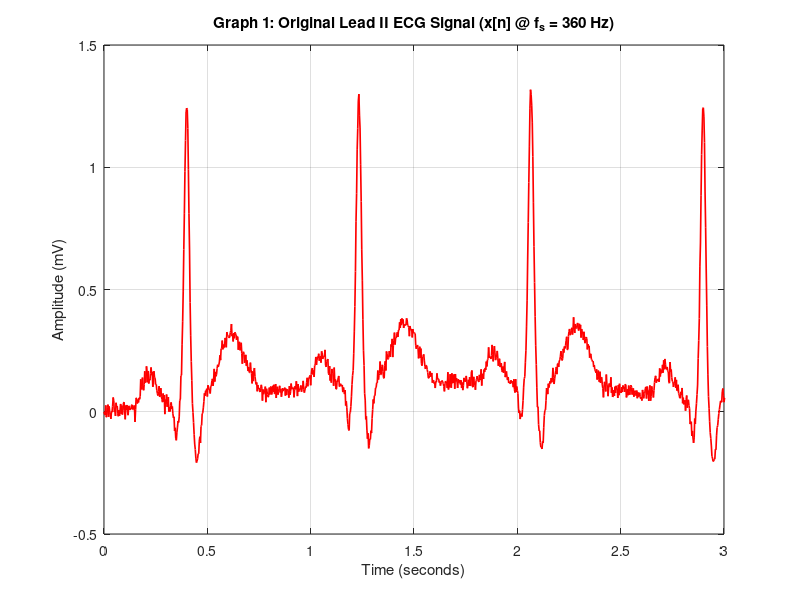
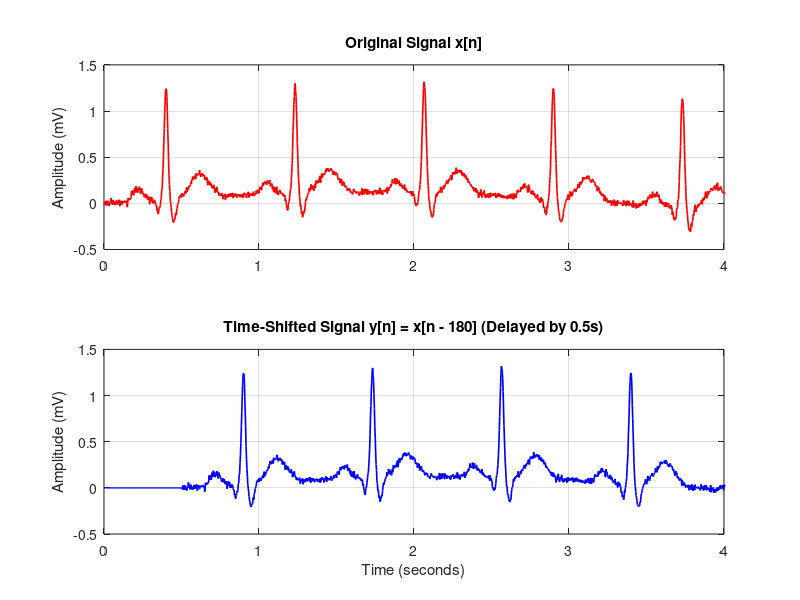
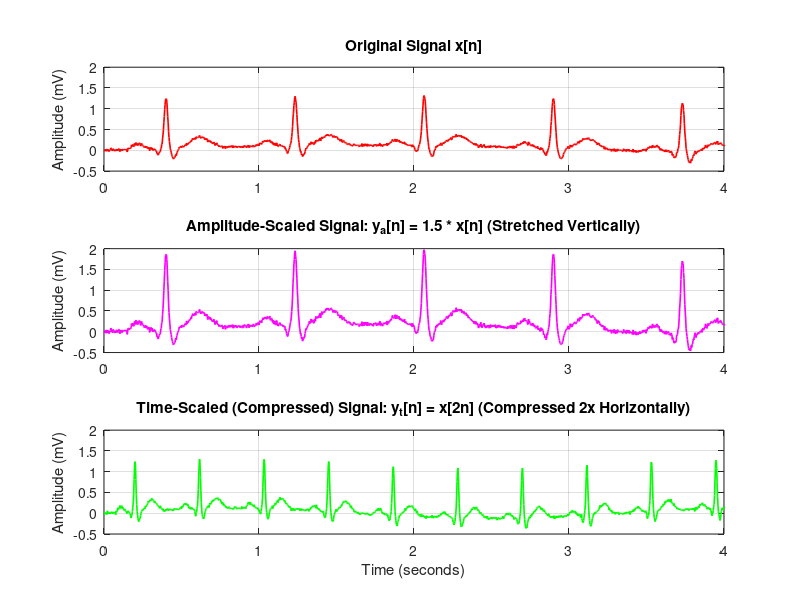
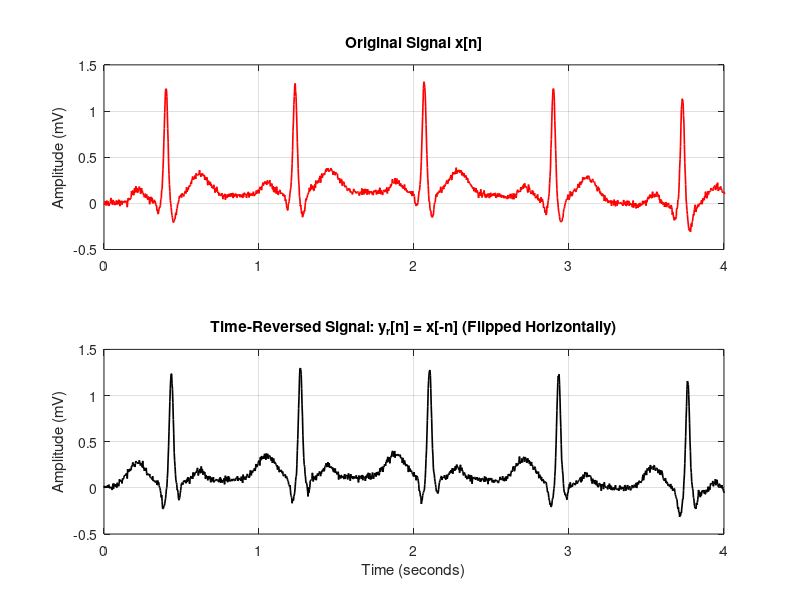

Source code (MATLAB) for these figures, in order:
%% =========================================================================
%  SIGNALS AND SYSTEMS INDIVIDUAL PROJECT 1
%  PROJECT TITLE: ANALYSIS OF HUMAN ECG SIGNALS
%  CHAPTER 9: MATLAB SIMULATION SCRIPT
%  =========================================================================
%  Name: CARL-FRED KOFI BAWUAH
%  Electrical and Electronics Engineering
%  Date: Friday, 17th July, 2026
%  =========================================================================

clear; clc; close all;

%% 1. CORE SIGNAL PARAMETERS (Chapter 2 & 3)
fs = 360;                       % Sampling frequency (360 Hz)
T = 1 / fs;                     % Sampling period (2.78 ms)
duration = 10;                  % Duration of window (10 seconds)
t = 0:T:(duration - T);          % Continuous-time analog time axis
N = length(t);                  % Total number of samples (3600 samples)
n = 0:(N-1);                    % Discrete-time sample index

% Heart rate settings (72 BPM -> R-R interval of 0.833 seconds)
rr_interval = 0.833;            

%% 2. MATHEMATICAL MODEL OF SINGLE HEARTBEAT (Section 3.1 & 7.1)
% Gaussian pulse parameters: [amplitude (mV), time center (s), width (s)]
P_wave = [0.12,  -0.18,  0.035];
Q_wave = [-0.15, -0.05,  0.010];
R_wave = [1.20,   0.00,  0.012]; % High-amplitude QRS Spike
S_wave = [-0.25,  0.05,  0.015];
T_wave = [0.25,   0.22,  0.060];

% Pulse generator lambda function
gaussian_pulse = @(t_val, wave) wave(1) * exp(-(t_val - wave(2)).^2 / (2 * wave(3)^2));

%% 3. TILE CARDIAC CYCLES & ADD NOISE (Section 5.3 & 10.3)
ecg_clean = zeros(1, N);
r_peak_times = 0.4 : rr_interval : (duration - 0.2); % Placement of R-peaks

% Superposition of individual beats
for r_time = r_peak_times
    t_shifted = t - r_time; % Time shifting to place each beat
    ecg_clean = ecg_clean + ...
                gaussian_pulse(t_shifted, P_wave) + ...
                gaussian_pulse(t_shifted, Q_wave) + ...
                gaussian_pulse(t_shifted, R_wave) + ...
                gaussian_pulse(t_shifted, S_wave) + ...
                gaussian_pulse(t_shifted, T_wave);
end

% Add baseline drift (breathing) and high-frequency EMG noise
rng(42); % Seed for consistent noise generation
baseline_drift = 0.12 * sin(2 * pi * 0.15 * t); % Slow 0.15 Hz wander
emg_noise = 0.02 * randn(1, N);                 % Random physical noise
ecg_noisy = ecg_clean + baseline_drift + emg_noise; % Final recorded ECG signal

%% 4. GRAPH 1: ORIGINAL ECG SIGNAL (Section 9.1.1)
figure('Position', [100, 100, 900, 450]);
plot(t, ecg_noisy, 'r-', 'LineWidth', 1.2);
grid on;
title('Graph 1: Original Lead II ECG Signal (x[n] @ f_s = 360 Hz)');
xlabel('Time (seconds)');
ylabel('Amplitude (mV)');
xlim([0 3]); % Zoomed to 3 seconds so waves are clearly visible
%% 5. GRAPH 2: TIME-SHIFTED SIGNAL (Section 6.1 & 9.1.2)
% We shift the signal by delay_time seconds (t0 > 0)
delay_time = 0.5;                      % 0.5 seconds delay (shifting right)
shift_samples = round(delay_time * fs); % Convert time delay to discrete samples

% Pre-allocate the shifted signal array with zeros (matches signal length N)
ecg_shifted = zeros(1, N);

% Apply the shift mathematically: y[n] = x[n - n0]
% The first 'shift_samples' positions will remain 0 (representing the delay)
ecg_shifted((shift_samples + 1):end) = ecg_noisy(1:(end - shift_samples));

% Plot the original and shifted signals vertically for clean comparison
figure('Position', [150, 150, 900, 500]);

subplot(2,1,1);
plot(t, ecg_noisy, 'r-', 'LineWidth', 1.2);
grid on;
title('Original Signal x[n]');
ylabel('Amplitude (mV)');
xlim([0 4]); % Zoomed to 4 seconds to inspect the shift clearly

subplot(2,1,2);
plot(t, ecg_shifted, 'b-', 'LineWidth', 1.2);
grid on;
title(['Time-Shifted Signal y[n] = x[n - ', num2str(shift_samples), '] (Delayed by ', num2str(delay_time), 's)']);
xlabel('Time (seconds)');
ylabel('Amplitude (mV)');
xlim([0 4]); % Zoomed to the same range to show the 0.5s shift
%% 6. GRAPH 3: AMPLITUDE & TIME-SCALED SIGNAL (Section 6.3, 6.4 & 9.1.3)
% --- Amplitude Scaling ---
A_factor = 1.5;                        % Amplification factor (1.5x gain)
ecg_amp_scaled = A_factor * ecg_noisy; % y_amp[n] = A * x[n]

% --- Time Scaling (Compression / Down-sampling) ---
m_factor = 2;                          % Compression factor (keeps every 2nd sample)
ecg_time_scaled = ecg_noisy(1:m_factor:end); % Down-sample the signal array

% To visually show compression (making it play 2x faster in time):
% We plot the compressed samples against the original time spacing starting from t = 0
t_compressed = t(1:length(ecg_time_scaled)); 

% Plotting the results with FIXED limits so changes are visually obvious!
figure('Position', [200, 200, 900, 650]);

% Subplot 1: Original Signal
subplot(3,1,1);
plot(t, ecg_noisy, 'r-', 'LineWidth', 1.2);
grid on;
title('Original Signal x[n]');
ylabel('Amplitude (mV)');
xlim([0 4]); % Zoom to 4 seconds
ylim([-0.5 2.0]); % Fixed y-limits to compare heights fairly!

% Subplot 2: Amplitude-Scaled Signal (Vertical expansion is now obvious!)
subplot(3,1,2);
plot(t, ecg_amp_scaled, 'm-', 'LineWidth', 1.2);
grid on;
title(['Amplitude-Scaled Signal: y_a[n] = ', num2str(A_factor), ' * x[n] (Stretched Vertically)']);
ylabel('Amplitude (mV)');
xlim([0 4]);
ylim([-0.5 2.0]); % Same y-limits as original to show the 1.5x boost!

% Subplot 3: Time-Scaled Signal (Horizontal compression is now obvious!)
subplot(3,1,3);
plot(t_compressed, ecg_time_scaled, 'g-', 'LineWidth', 1.2);
grid on;
title(['Time-Scaled (Compressed) Signal: y_t[n] = x[', num2str(m_factor), 'n] (Compressed 2x Horizontally)']);
xlabel('Time (seconds)');
ylabel('Amplitude (mV)');
xlim([0 4]); % Same x-limits to show the compression!
ylim([-0.5 2.0]);
%% 7. GRAPH 4: TIME-REVERSED SIGNAL (Section 6.2 & 9.1.4)
% Time reversal: Flip the signal array horizontally from end to start
ecg_reversed = ecg_noisy(end:-1:1);

% Plotting the original and time-reversed signals side-by-side (vertically)
figure('Position', [250, 250, 900, 500]);

% Subplot 1: Original Signal
subplot(2,1,1);
plot(t, ecg_noisy, 'r-', 'LineWidth', 1.2);
grid on;
title('Original Signal x[n]');
ylabel('Amplitude (mV)');
xlim([0 4]); % Zoom to first 4 seconds for a clear visual comparison

% Subplot 2: Time-Reversed Signal
subplot(2,1,2);
plot(t, ecg_reversed, 'k-', 'LineWidth', 1.2);
grid on;
title('Time-Reversed Signal: y_r[n] = x[-n] (Flipped Horizontally)');
xlabel('Time (seconds)');
ylabel('Amplitude (mV)');
xlim([0 4]); % Zoom to first 4 seconds to inspect the reversed shape
%% 8. GRAPH 5: EVEN AND ODD COMPONENTS (Section 6.5 & 9.1.5)
% Calculate Even and Odd parts using original and reversed signals
ecg_even = 0.5 * (ecg_noisy + ecg_reversed);
ecg_odd  = 0.5 * (ecg_noisy - ecg_reversed);

% Plotting the results
figure('Position', [300, 100, 900, 700]);

% Subplot 1: Original Signal
subplot(3,1,1);
plot(t, ecg_noisy, 'r-', 'LineWidth', 1.2);
grid on;
title('Original Signal x[n]');
ylabel('Amplitude (mV)');
xlim([0 4]); % Zoom to 4 seconds for consistency

% Subplot 2: Even Component (Symmetric)
subplot(3,1,2);
plot(t, ecg_even, 'b-', 'LineWidth', 1.2);
grid on;
title('Even Component: x_e[n] = 0.5 * (x[n] + x[-n])');
ylabel('Amplitude (mV)');
xlim([0 4]);

% Subplot 3: Odd Component (Anti-symmetric)
subplot(3,1,3);
plot(t, ecg_odd, 'g-', 'LineWidth', 1.2);
grid on;
title('Odd Component: x_o[n] = 0.5 * (x[n] - x[-n])');
xlabel('Time (seconds)');
ylabel('Amplitude (mV)');
xlim([0 4]);
%% 9. GRAPH 6: MOVING AVERAGE FILTER (Section 7.1 & 9.2.1)
% Define the window size (number of points to average)
M = 5; 

% Create the filter coefficients: b is an array of 1/M repeated M times, a is 1
b = (1/M) * ones(1, M);
a = 1;

% Apply the Moving Average filter using MATLAB's built-in 'filter' function
ecg_ma_filtered = filter(b, a, ecg_noisy);

% Plotting the original noisy signal vs the Moving Average filtered signal
figure('Position', [350, 150, 900, 600]);

% Subplot 1: Noisy ECG Signal (What we are trying to fix)
subplot(2,1,1);
plot(t, ecg_noisy, 'r-', 'LineWidth', 1.2);
grid on;
title('Noisy ECG Signal (With Baseline Drift & Muscle Noise)');
ylabel('Amplitude (mV)');
xlim([0 4]); % Zoom to 4 seconds to inspect the noise closely
ylim([-1.0 2.0]);

% Subplot 2: Filtered ECG Signal (Smooth and clean!)
subplot(2,1,2);
plot(t, ecg_ma_filtered, 'b-', 'LineWidth', 1.2);
grid on;
title(['Filtered Signal: ', num2str(M), '-Point Moving Average Filter']);
xlabel('Time (seconds)');
ylabel('Amplitude (mV)');
xlim([0 4]); % Zoom to the same 4 seconds for a fair comparison
ylim([-1.0 2.0]);
%% 10. GRAPH 7: IIR FILTER (Section 7.2 & 9.2.2)
% Define the smoothing coefficient (alpha)
% A higher alpha (closer to 1) means smoother output but slightly more delay
alpha = 0.85; 

% Set up the filter coefficients based on the difference equation:
% y[n] - alpha*y[n-1] = (1 - alpha)*x[n]
b = 1 - alpha;      % Feedforward coefficient
a = [1, -alpha];    % Feedback coefficients

% Apply the IIR filter using MATLAB's built-in filter function
ecg_iir_filtered = filter(b, a, ecg_noisy);

% Plotting the original noisy signal vs the IIR filtered signal
figure('Position', [400, 100, 900, 600]);

% Subplot 1: Noisy ECG Signal
subplot(2,1,1);
plot(t, ecg_noisy, 'r-', 'LineWidth', 1.2);
grid on;
title('Noisy ECG Signal (With Baseline Drift & Muscle Noise)');
ylabel('Amplitude (mV)');
xlim([0 4]); % Zoom to 4 seconds
ylim([-1.0 2.0]);

% Subplot 2: Filtered ECG Signal (Notice how clean the baseline is!)
subplot(2,1,2);
plot(t, ecg_iir_filtered, 'b-', 'LineWidth', 1.2);
grid on;
title(['Filtered Signal: 1st-Order IIR Low-Pass Filter (\alpha = ', num2str(alpha), ')']);
xlabel('Time (seconds)');
ylabel('Amplitude (mV)');
xlim([0 4]);
ylim([-1.0 2.0]);
